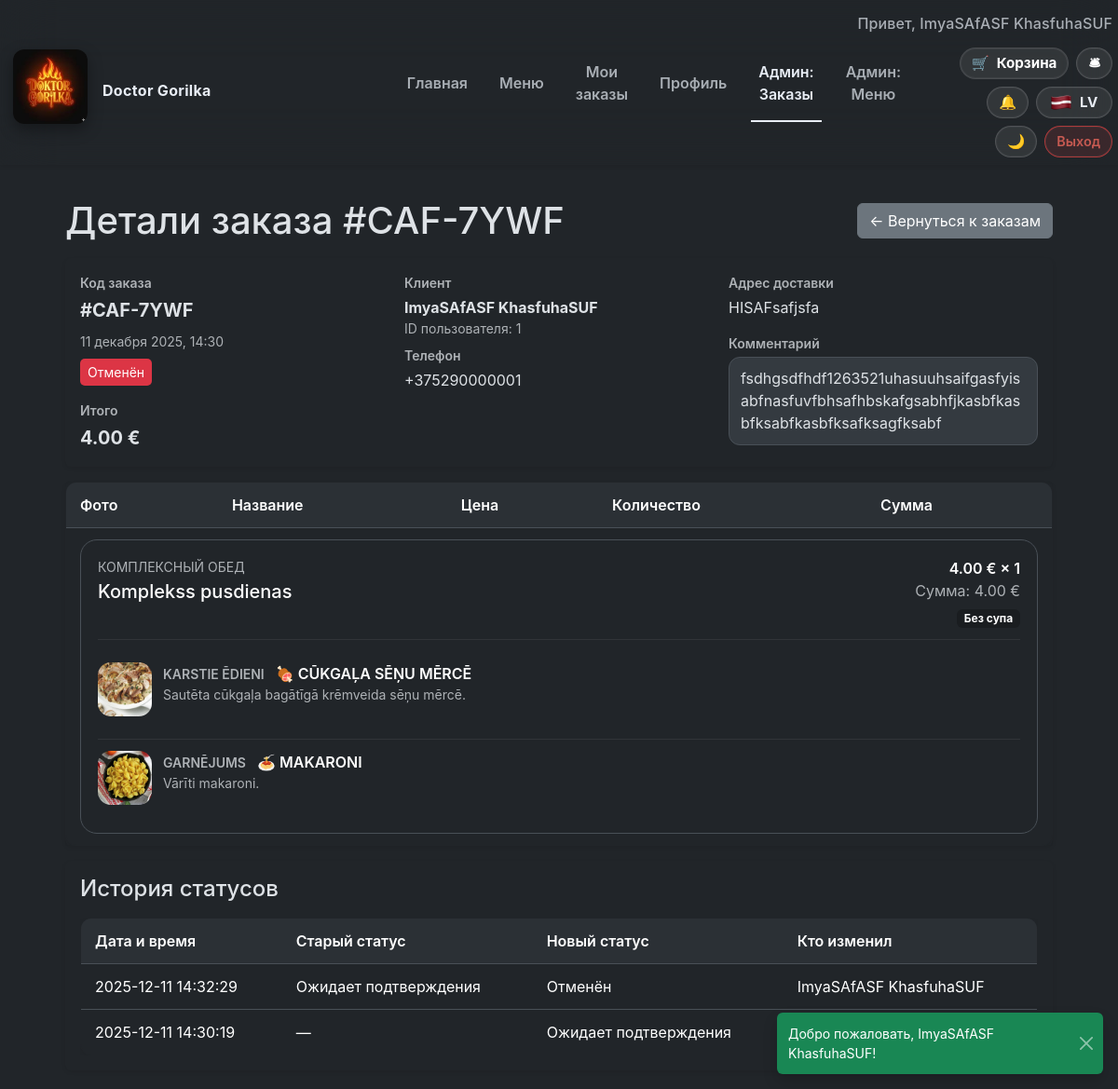
Page /admin/orders/show?id=115 (signed in) on the committed database.
### tables this page shows
CREATE TABLE orders (
        id INTEGER PRIMARY KEY AUTOINCREMENT,
        user_id INTEGER NOT NULL,
        created_at TEXT DEFAULT CURRENT_TIMESTAMP,
        status TEXT CHECK(status IN ('pending','new','cooking','ready','delivered','cancelled')) DEFAULT 'pending',
        total_price REAL,
        delivery_address TEXT, order_code TEXT, comment TEXT,
        FOREIGN KEY (user_id) REFERENCES users(id)
    );

CREATE TABLE order_items (
    id INTEGER PRIMARY KEY AUTOINCREMENT,
    order_id INTEGER NOT NULL,
    menu_id INTEGER NOT NULL,
    quantity INTEGER NOT NULL, combo_details TEXT,
    FOREIGN KEY (order_id) REFERENCES "orders_old"(id),
    FOREIGN KEY (menu_id) REFERENCES menu(id)
);

CREATE TABLE order_status_history (
            id INTEGER PRIMARY KEY AUTOINCREMENT,
            order_id INTEGER NOT NULL,
            old_status TEXT,
            new_status TEXT NOT NULL,
            changed_by INTEGER,
            changed_at TEXT DEFAULT CURRENT_TIMESTAMP,
            FOREIGN KEY (order_id) REFERENCES orders(id) ON DELETE CASCADE,
            FOREIGN KEY (changed_by) REFERENCES users(id) ON DELETE SET NULL
        );

### resources/views/admin/order_show.php (the view, shortened to what the rows shown need)
<?php
$timezone = appTimezone();
$locale = currentLocale() === 'lv' ? 'lv' : 'ru';
$createdAt = Carbon::parse($order->createdAt, 'UTC')->setTimezone($timezone)->locale($locale)->isoFormat('D MMMM YYYY, HH:mm');
?>
<div class="page-container">
    <div class="d-flex align-items-center justify-content-between mb-3">
        <h1 class="mb-0"><?= htmlspecialchars(translate('admin.orders.details.heading', ['id' => $order->orderCode ?? $order->id])) ?></h1>
        <a class="btn btn-secondary" href="/admin/orders"><?= htmlspecialchars(translate('common.back_to_orders')) ?></a>
    </div>
    <div class="card border-0 shadow-sm mb-3">
        <div class="card-body">
            <div class="row g-3">
                <div class="col-md-4">
                    <div class="fw-semibold text-muted small mb-1"><?= htmlspecialchars(translate('admin.orders.details.code')) ?></div>
                    <div class="fs-5 fw-bold">#<?= htmlspecialchars($order->orderCode ?? $order->id) ?></div>
                    <div class="text-muted small mt-2"><?= htmlspecialchars($createdAt) ?></div>
                    <div class="mt-2">
                        <span class="status status-<?= htmlspecialchars($order->status) ?>">
                            <?= htmlspecialchars(translateStatus($order->status)) ?>
                        </span>
                    </div>
                    <div class="mt-3">
                        <div class="fw-semibold text-muted small mb-1"><?= htmlspecialchars(translate('admin.orders.details.total')) ?></div>
                        <div class="fs-5 fw-bold"><?= number_format($order->totalPrice, 2, '.', ' ') ?> €</div>
                    </div>
                </div>
                <div class="col-md-4">
                    <div class="fw-semibold text-muted small mb-1"><?= htmlspecialchars(translate('admin.orders.details.customer')) ?></div>
                    <div class="fw-bold"><?= htmlspecialchars($order->customerName ?? translate('orders.view.user_placeholder', ['id' => $order->userId])) ?></div>
                    <div class="text-muted small"><?= htmlspecialchars(translate('admin.orders.details.user_id')) ?>: <?= $order->userId ?></div>
                    <div class="mt-2">
                        <div class="fw-semibold text-muted small mb-1"><?= htmlspecialchars(translate('admin.orders.details.phone')) ?></div>
                        <div><?= htmlspecialchars($order->customerPhone ?? translate('orders.view.phone_unknown')) ?></div>
                    </div>
                </div>
                <div class="col-md-4">
                    <div class="fw-semibold text-muted small mb-1"><?= htmlspecialchars(translate('admin.orders.details.address')) ?></div>
                    <div><?= nl2br(htmlspecialchars($order->deliveryAddress ?? '—')) ?></div>
                    <?php if (!empty($order->comment)): ?>
                        <div class="mt-3">
                            <div class="fw-semibold text-muted small mb-1"><?= htmlspecialchars(translate('admin.orders.details.comment')) ?></div>
                            <div class="comment-box"><?= nl2br(htmlspecialchars($order->comment)) ?></div>
                        </div>
                    <?php endif; ?>
                </div>
            </div>
        </div>
    </div>
    <div class="card border-0 shadow-sm mb-3">
        <div class="card-body p-0">
            <div class="table-responsive">
                <table class="table mb-0">
                    <thead>
                        <tr>
                            <th><?= htmlspecialchars(translate('cart.table.photo')) ?></th>
                            <th><?= htmlspecialchars(translate('cart.table.name')) ?></th>
                            <th><?= htmlspecialchars(translate('cart.table.price')) ?></th>
                            <th><?= htmlspecialchars(translate('cart.table.quantity')) ?></th>
                            <th><?= htmlspecialchars(translate('cart.table.sum')) ?></th>
                        </tr>
                    </thead>
                    <tbody>
                        <?php foreach ($order->items as $item): ?>
                            <?php if ($item->isCombo()): ?>
                                <?php $combo = $item->comboDetails; $comboItems = $combo['items'] ?? []; $selection = $combo['selection'] ?? []; ?>
                                <tr class="combo-order-row">
                                    <td colspan="5">
                                        <div class="combo-order-card">
                                            <div class="combo-order-header">
                                                <div>
                                                    <p class="text-uppercase text-muted small mb-1"><?= htmlspecialchars(translate('orders.view.combo_title')) ?></p>
                                                    <h5 class="mb-0"><?= htmlspecialchars($combo['title'] ?? $item->title) ?></h5>
                                                </div>
                                                <div class="text-end">
                                                    <div class="fw-semibold">
                                                        <?= number_format($item->price, 2, '.', ' ') ?> € × <?= $item->quantity ?>
                                                    </div>
                                                    <div class="text-muted"><?= htmlspecialchars(translate('orders.view.combo_sum', ['sum' => number_format($item->sum(), 2, '.', ' ')])) ?></div>
                                                    <div class="badge bg-dark-subtle mt-2">
                                                        <?= !empty($selection['soup']) ? htmlspecialchars(translate('orders.view.badge_with_soup')) : htmlspecialchars(translate('orders.view.badge_without_soup')) ?>
                                                    </div>
                                                </div>
                                            </div>
                                            <div class="combo-breakdown">
                                                <?php foreach ($comboItems as $comboItem): ?>
                                                    <?php
                                                    $itemLabel = $comboItem['category'] ?? translate('combo.category.extra');
                                                    ?>
                                                    <div class="combo-breakdown-item">
                                                        <div class="combo-breakdown-thumb">
                                                            <?php if (!empty($comboItem['image'])): ?>
                                                                <img src="/assets/images/<?= htmlspecialchars($comboItem['image']) ?>" alt="<?= htmlspecialchars($comboItem['title']) ?>">
                                                            <?php else: ?>
                                                                <span><?= htmlspecialchars(translate('common.no_photo')) ?></span>
                                                            <?php endif; ?>
                                                        </div>
                                                        <div>
                                                            <div class="combo-breakdown-title">
                                                                <div>
                                                                    <span class="text-muted text-uppercase small me-2"><?= htmlspecialchars($itemLabel) ?></span>
                                                                    <?= htmlspecialchars($comboItem['title']) ?>
                                                                </div>
                                                            </div>
                                                            <?php if (!empty($comboItem['description'])): ?>
                                                                <div class="text-muted small text-truncate-2"><?= htmlspecialchars($comboItem['description']) ?></div>
                                                            <?php else: ?>
                                                                <div class="text-muted small fst-italic"><?= htmlspecialchars(translate('combo.placeholder_desc')) ?></div>
                                                            <?php endif; ?>
                                                        </div>
                                                    </div>
                                                <?php endforeach; ?>
                                            </div>
                                        </div>
                                    </td>
                                </tr>
                                <?php continue; ?>
                            <?php endif; ?>
                        <?php endforeach; ?>
                    </tbody>
                </table>
            </div>
        </div>
    </div>
    <div class="card border-0 shadow-sm">
        <div class="card-body">
            <?php if (empty($order->statusHistory)): ?>
                <div class="text-muted small"><?= htmlspecialchars(translate('admin.orders.details.history_empty')) ?></div>
            <?php else: ?>
                <div class="table-responsive">
                    <table class="table table-sm mb-0">
                        <thead>
                        <tr>
                            <th><?= htmlspecialchars(translate('admin.orders.details.history_date')) ?></th>
                            <th><?= htmlspecialchars(translate('admin.orders.details.history_old')) ?></th>
                            <th><?= htmlspecialchars(translate('admin.orders.details.history_new')) ?></th>
                            <th><?= htmlspecialchars(translate('admin.orders.details.history_user')) ?></th>
                        </tr>
                        </thead>
                        <tbody>
                        <?php foreach ($order->statusHistory as $history): ?>
                            <tr>
                                <td><?= htmlspecialchars(Carbon::parse($history->changedAt, 'UTC')->setTimezone($timezone)->locale($locale)->isoFormat('YYYY-MM-DD HH:mm:ss')) ?></td>
                                <td><?= htmlspecialchars($history->oldStatus ? translateStatus($history->oldStatus) : '—') ?></td>
                                <td><?= htmlspecialchars(translateStatus($history->newStatus)) ?></td>
                                <td><?= htmlspecialchars($history->changedByName ?? translate('admin.orders.details.history_system')) ?></td>
                            </tr>
                        <?php endforeach; ?>
                        </tbody>
                    </table>
                </div>
            <?php endif; ?>
        </div>
    </div>
</div>

### rows in the picture
orders: order_code "CAF-7YWF", created_at "11 декабря 2025, 14:30", total_price "4.00", user "1", delivery_address "HISAFsafjsfa", comment "fsdhgsdfhdf1263521uhasuuhsaifgasfyisabfnasfuvfbhsafhbskafgsabhfjkasbfkasbfksabfkasbfksafksagfksabf"
order_items: title "Komplekss pusdienas", price "4.00", quantity "1", itemLabel "KARSTIE ĒDIENI", title "🍖 CŪKGAĻA SĒŅU MĒRCĒ", description "Sautēta cūkgaļa bagātīgā krēmveida sēņu mērcē.", itemLabel "GARNĒJUMS", title "🍝 MAKARONI", description "Vārīti makaroni."
order_status_history: changed_at "2025-12-11 14:32:29", old_status "Ожидает подтверждения", changedByName "ImyaSAfASF KhasfuhaSUF"
order_status_history: changed_at "2025-12-11 14:30:19", old_status "—"

### other values in the picture
translate('nav.home') "Главная"
translate('nav.menu') "Меню"
translate('nav.orders') "Мои заказы"
translate('nav.profile') "Профиль"
translate('nav.admin_orders') "Админ: Заказы"
translate('nav.admin_menu') "Админ: Меню"
translate('nav.cart') "Корзина"
$nextLocaleShort "LV"
translate('nav.logout') "Выход"
translate('common.back_to_orders') "← Вернуться к заказам"
translate('admin.orders.details.code') "Код заказа"
translate('admin.orders.details.total') "Итого"
translate('admin.orders.details.customer') "Клиент"
$order->customerName "ImyaSAfASF KhasfuhaSUF"
translate('admin.orders.details.user_id') "ID пользователя"
